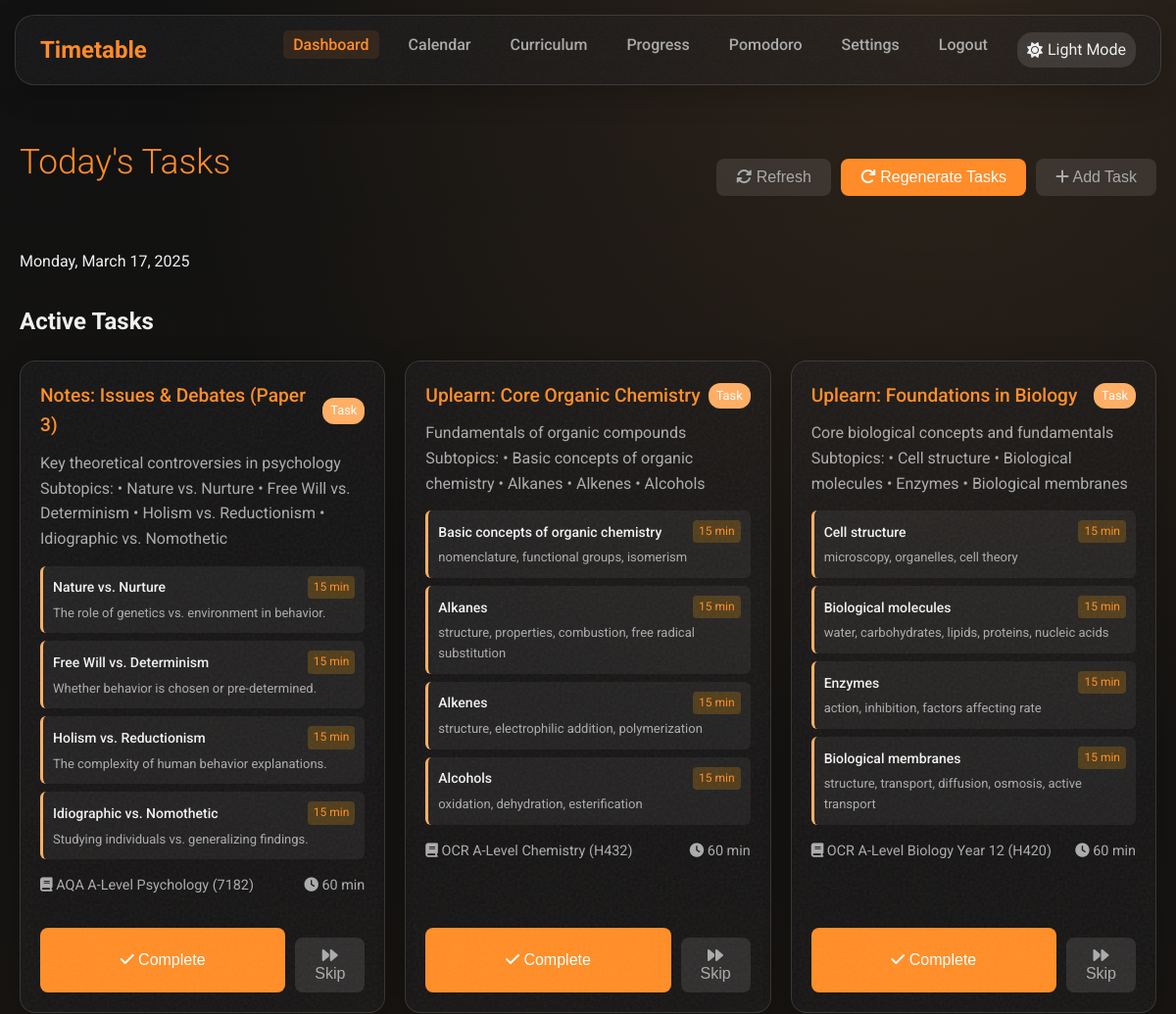
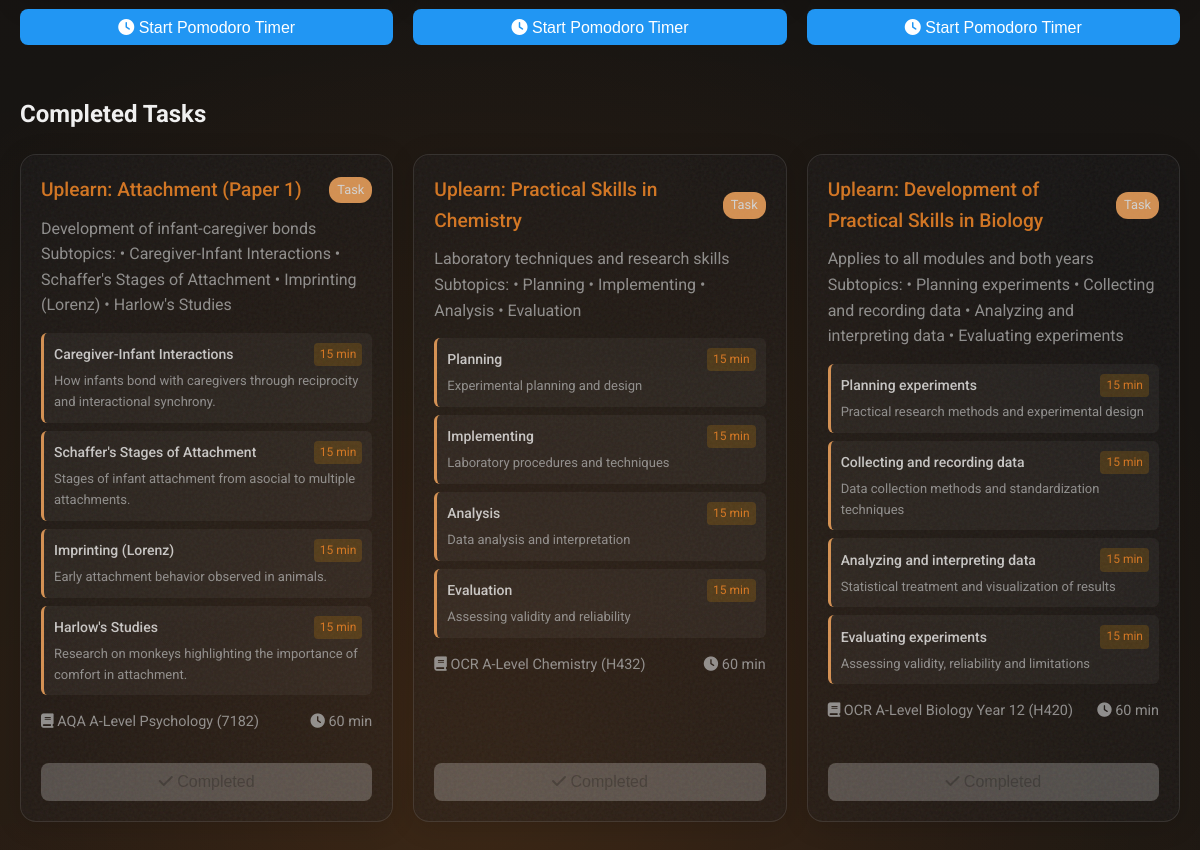
/ (signed in), run on the app's committed database (2 pictures, top to bottom).
### app/models/user.py (models this page shows, shortened)
class User(db.Model, UserMixin):
    __tablename__ = 'users'
    id = db.Column(db.Integer, primary_key=True)
    username = db.Column(db.String(50), unique=True, nullable=False)
    password_hash = db.Column(db.String(128), nullable=False)
    email = db.Column(db.String(100), unique=False, nullable=True)
    created_at = db.Column(db.DateTime, default=datetime.utcnow)
    last_login = db.Column(db.DateTime, nullable=True)
    study_hours_per_day = db.Column(db.Float, default=2.0)
    weekend_study_hours = db.Column(db.Float, default=3.0)
    dark_mode = db.Column(db.Boolean, default=False)
    task_type_preferences = db.relationship('TaskTypePreference', backref='user', lazy=True, cascade='all, delete-orphan')
    tasks = db.relationship('Task', back_populates='assigned_user', lazy=True, cascade='all, delete-orphan')
    subtopic_confidences = db.relationship('SubtopicConfidence', back_populates='user', lazy=True, cascade='all, delete-orphan')
    topic_confidences = db.relationship('TopicConfidence', back_populates='user', lazy=True, cascade='all, delete-orphan')

### app/models/task.py (models this page shows, shortened)
class Task(db.Model):
    __tablename__ = 'tasks'
    id = db.Column(db.Integer, primary_key=True)
    user_id = db.Column(db.Integer, db.ForeignKey('users.id'), nullable=False)
    subject_id = db.Column(db.Integer, db.ForeignKey('subjects.id'), nullable=False)
    topic_id = db.Column(db.Integer, db.ForeignKey('topics.id'), nullable=True)
    task_type_id = db.Column(db.Integer, db.ForeignKey('task_types.id'), nullable=False)
    title = db.Column(db.String(255), nullable=False)
    description = db.Column(db.Text, nullable=True)
    total_duration = db.Column(db.Integer, default=30)  # Duration in minutes
    created_at = db.Column(db.DateTime, default=datetime.utcnow)
    due_date = db.Column(db.Date, nullable=True)
    completed_at = db.Column(db.DateTime, nullable=True)
    skipped_at = db.Column(db.DateTime, nullable=True)
    subject = db.relationship('Subject', back_populates='tasks')
    topic = db.relationship('Topic', backref=db.backref('tasks', lazy=True))
    subtopics = db.relationship('TaskSubtopic', backref='task', lazy=True, cascade='all, delete-orphan')
    assigned_user = db.relationship('User', back_populates='tasks')

class TaskSubtopic(db.Model):
    __tablename__ = 'task_subtopics'
    id = db.Column(db.Integer, primary_key=True)
    task_id = db.Column(db.Integer, db.ForeignKey('tasks.id'), nullable=False)
    subtopic_id = db.Column(db.Integer, db.ForeignKey('subtopics.id'), nullable=False)
    duration = db.Column(db.Integer, default=15)  # Duration in minutes
    subtopic = db.relationship('Subtopic', back_populates='task_subtopics', lazy=True)

### app/models/curriculum.py (models this page shows, shortened)
class Subtopic(db.Model):
    __tablename__ = 'subtopics'
    id = db.Column(db.Integer, primary_key=True)
    topic_id = db.Column(db.Integer, db.ForeignKey('topics.id'), nullable=False)
    title = db.Column(db.String(255), nullable=False)
    description = db.Column(db.Text, nullable=True)
    value = db.Column(db.Integer, default=4)  # Used in the curriculum hierarchy
    estimated_duration = db.Column(db.Integer, default=15)  # Duration in minutes
    is_user_created = db.Column(db.Boolean, default=False)
    created_by_user_id = db.Column(db.Integer, db.ForeignKey('users.id'), nullable=True)
    topic = db.relationship('Topic', back_populates='subtopics', lazy=True)
    task_subtopics = db.relationship('TaskSubtopic', back_populates='subtopic', lazy=True, cascade='all, delete-orphan')
    subtopic_confidences = db.relationship('SubtopicConfidence', back_populates='subtopic', lazy=True, cascade='all, delete-orphan')

class Subject(db.Model):
    __tablename__ = 'subjects'
    id = db.Column(db.Integer, primary_key=True)
    title = db.Column(db.String(255), nullable=False)
    description = db.Column(db.Text, nullable=True)
    value = db.Column(db.Integer, default=1)  # Used in the curriculum hierarchy
    is_user_created = db.Column(db.Boolean, default=False)
    created_by_user_id = db.Column(db.Integer, db.ForeignKey('users.id'), nullable=True)
    topics = db.relationship('Topic', back_populates='subject', lazy=True, cascade='all, delete-orphan')
    tasks = db.relationship('Task', back_populates='subject', lazy=True)

### app/routes/main.py (the view, shortened to what this page needs)
@main_bp.route('/')
@login_required
def index():
    today = datetime.utcnow().date()
    active_tasks = Task.query.filter(
        Task.user_id == current_user.id,
        Task.due_date == today,
        Task.completed_at.is_(None),
        Task.skipped_at.is_(None)
    ).all()
    completed_tasks = Task.query.filter(
        Task.user_id == current_user.id,
        Task.due_date == today,
        Task.completed_at.isnot(None)
    ).all()
    return render_template('main/index.html', active_tasks=active_tasks, completed_tasks=completed_tasks, current_date=today)

### app/models/user.py (called while the page is built)
@login_manager.user_loader
def load_user(user_id):
    return User.query.get(int(user_id))

### app/templates/main/index.html (shortened to what this page needs)
{% extends "base.html" %}
{% block content %}
<div class="d-flex justify-between items-center mb-3">
    <h1 class="page-title">Today's Tasks</h1>
    <div class="d-flex gap-1">
        <button class="btn btn-secondary" data-href="{{ url_for('main.index') }}">
            <i class="fas fa-sync-alt"></i> Refresh
        </button>
        <button class="btn btn-primary" id="refresh-tasks-btn">
            <i class="fas fa-redo"></i> Regenerate Tasks
        </button>
        <button class="btn btn-secondary" id="add-bonus-task-btn">
            <i class="fas fa-plus"></i> Add Task
        </button>
    </div>
</div>
<div class="mb-3">
    <p class="text-secondary">{{ current_date.strftime('%A, %B %d, %Y') }}</p>
</div>
{% if not active_tasks and not completed_tasks %}
    <div class="glass-card text-center">
        <p class="mb-2">No tasks available for today.</p>
        <button class="btn btn-primary" id="generate-tasks-btn">Generate Tasks</button>
    </div>
{% else %}
    {% if active_tasks %}
        <h2 class="mb-2">Active Tasks</h2>
        <div class="grid">
            {% for task in active_tasks %}
                <div class="task-container">
                    <div class="glass-card task-card" id="task-{{ task.id }}">
                        <div class="task-header">
                            <h3 class="task-title">{{ task.title }}</h3>
                            <span class="task-badge">
                                {% if task.task_type is string %}
                                    {{ task.task_type }}
                                {% elif task.task_type is mapping and task.task_type.name %}
                                    {{ task.task_type.name }}
                                {% else %}
                                    Task
                                {% endif %}
                            </span>
                        </div>
                        <div class="task-content">
                            <p class="task-description">{{ task.description | safe }}</p>
                            <div class="task-subtopics">
                                {% for subtask in task.subtopics %}
                                <div class="subtopic-container">
                                    <div class="subtopic-header">
                                        <span class="subtopic-title">{{ subtask.subtopic.title }}</span>
                                        <span class="subtopic-duration">{{ subtask.duration }} min</span>
                                    </div>
                                    <div class="subtopic-description">{{ subtask.subtopic.description }}</div>
                                </div>
                                {% endfor %}
                            </div>
                            <div class="task-meta">
                                <span>
                                    <i class="fas fa-book"></i> {{ task.subject.title }}
                                </span>
                                <span>
                                    <i class="fas fa-clock"></i> {{ task.total_duration }} min
                                </span>
                            </div>
                        </div>
                        <div class="task-actions">
                            <button class="btn btn-primary w-full" onclick="completeTask('{{ task.id }}')">
                                <i class="fas fa-check"></i> Complete
                            </button>
                            <div class="d-flex gap-1 mt-1">
                                <button class="btn btn-secondary flex-1" onclick="skipTask('{{ task.id }}')">
                                    <i class="fas fa-forward"></i> Skip
                                </button>
                            </div>
                        </div>
                    </div>
                    <button class="btn btn-info pomodoro-button w-full mt-1" onclick="startPomodoroWithTask('{{ task.id }}', '{{ task.title }}')">
                        <i class="fas fa-clock"></i> Start Pomodoro Timer
                    </button>
                </div>
            {% endfor %}
        </div>
    {% endif %}
    {% if completed_tasks %}
        <h2 class="mt-4 mb-2">Completed Tasks</h2>
        <div class="grid">
            {% for task in completed_tasks %}
                <div class="task-container">
                    <div class="glass-card task-card" style="opacity: 0.8;">
                        <div class="task-header">
                            <h3 class="task-title">{{ task.title }}</h3>
                            <span class="task-badge">
                                {% if task.task_type is string %}
                                    {{ task.task_type }}
                                {% elif task.task_type is mapping and task.task_type.name %}
                                    {{ task.task_type.name }}
                                {% else %}
                                    Task
                                {% endif %}
                            </span>
                        </div>
                        <div class="task-content">
                            <p class="task-description">{{ task.description | safe }}</p>
                            <div class="task-subtopics">
                                {% for subtask in task.subtopics %}
                                <div class="subtopic-container">
                                    <div class="subtopic-header">
                                        <span class="subtopic-title">{{ subtask.subtopic.title }}</span>
                                        <span class="subtopic-duration">{{ subtask.duration }} min</span>
                                    </div>
                                    <div class="subtopic-description">{{ subtask.subtopic.description }}</div>
                                </div>
                                {% endfor %}
                            </div>
                            <div class="task-meta">
                                <span>
                                    <i class="fas fa-book"></i> {{ task.subject.title }}
                                </span>
                                <span>
                                    <i class="fas fa-clock"></i> {{ task.total_duration }} min
                                </span>
                            </div>
                        </div>
                        <div class="task-actions">
                            <button class="btn btn-success w-full" disabled>
                                <i class="fas fa-check"></i> Completed
                            </button>
                        </div>
                    </div>
                </div>
            {% endfor %}
        </div>
    {% endif %}
{% endif %}
{% endblock %}

### app/templates/base.html (shortened to what this page needs)
<!DOCTYPE html>
<html lang="en" data-theme="{{ 'dark' if current_user.is_authenticated and current_user.dark_mode else 'light' }}">
<head>
    <link rel="stylesheet" href="{{ url_for('static', filename='css/style.css') }}">
    <link rel="stylesheet" href="{{ url_for('static', filename='css/animations.css') }}">
    <link rel="stylesheet" href="https://cdnjs.cloudflare.com/ajax/libs/font-awesome/6.4.0/css/all.min.css">
</head>
<body>
<header>
        <nav class="navbar glass-noise">
            <a href="{{ url_for('main.index') }}" class="navbar-brand">Timetable</a>
            <ul class="navbar-nav" id="navbar-nav">
                {% if current_user.is_authenticated %}
                <li><a href="{{ url_for('main.index') }}" class="nav-link {{ 'active' if request.endpoint == 'main.index' }}">Dashboard</a></li>
                <li><a href="{{ url_for('main.calendar') }}" class="nav-link {{ 'active' if request.endpoint == 'main.calendar' }}">Calendar</a></li>
                <li><a href="{{ url_for('main.curriculum') }}" class="nav-link {{ 'active' if request.endpoint == 'main.curriculum' }}">Curriculum</a></li>
                <li><a href="{{ url_for('main.progress') }}" class="nav-link {{ 'active' if request.endpoint == 'main.progress' }}">Progress</a></li>
                <li><a href="{{ url_for('main.pomodoro') }}" class="nav-link {{ 'active' if request.endpoint == 'main.pomodoro' }}">Pomodoro</a></li>
                <li><a href="{{ url_for('main.settings') }}" class="nav-link {{ 'active' if request.endpoint == 'main.settings' }}">Settings</a></li>
                <li><a href="{{ url_for('auth.logout') }}" class="nav-link">Logout</a></li>
                <li>
                    <div class="dark-mode-toggle glass-noise" id="dark-mode-toggle">
                        <i class="fas {{ 'fa-sun' if current_user.dark_mode else 'fa-moon' }}"></i>
                        <span>{{ 'Light Mode' if current_user.dark_mode else 'Dark Mode' }}</span>
                    </div>
                </li>
                {% else %}
                <li><a href="{{ url_for('auth.login') }}" class="nav-link {{ 'active' if request.endpoint == 'auth.login' }}">Login</a></li>
                <li><a href="{{ url_for('auth.register') }}" class="nav-link {{ 'active' if request.endpoint == 'auth.register' }}">Register</a></li>
                {% endif %}
            </ul>
        </nav>
    </header>
    <main class="container">
        {% block content %}{% endblock %}
    </main>
</body>
</html>

### app/static/css/animations.css (style rules this page uses)
:root { --transition-speed: 0.3s; --transition-function: cubic-bezier(0.4, 0, 0.2, 1); --animation-duration: 0.6s; }
.slide-up { animation: slideUp var(--animation-duration) var(--transition-function); }
.hover-lift { transition: transform var(--transition-speed) var(--transition-function), box-shadow var(--transition-speed) var(--transition-function); }
.btn { position: relative; overflow: hidden; }
.btn::after { content: ''; position: absolute; top: 50%; left: 50%; width: 5px; height: 5px; background: rgba(255, 255, 255, 0.5); opacity: 0; border-radius: 100%; transform: scale(1, 1) translate(-50%, -50%); transform-origin: 50% 50%; }
.task-card { transition: transform 0.3s ease, box-shadow 0.3s ease; }
.stagger-fade-in > * { opacity: 0; transform: translateY(20px); animation: staggerFadeIn 0.5s ease forwards; }
.stagger-fade-in > *:nth-child(1) { animation-delay: 0.1s; }
.stagger-fade-in > *:nth-child(2) { animation-delay: 0.2s; }
.stagger-fade-in > *:nth-child(3) { animation-delay: 0.3s; }
.animated-bg { position: relative; overflow: hidden; }
.animated-bg::before { content: ""; position: absolute; top: -50%; left: -50%; width: 200%; height: 200%; background: radial-gradient( circle at center, rgba(var(--accent-color-rgb), 0.1) 0%, rgba(var(--accent-color-rgb), 0) 50% ); animation: rotateBg 30s linear infinite; z-index: -1; }
.navbar { animation: float 6s ease-in-out infinite; }
.glass-noise { position: relative; }
.glass-noise::before { content: ''; position: absolute; top: 0; left: 0; right: 0; bottom: 0; opacity: 0.03; pointer-events: none; z-index: 1; border-radius: inherit; }
[data-theme="dark"] .glass-noise::before { opacity: 0.05; }

### data on the page
User: dark_mode "Light Mode"
Task: title "Notes: Issues & Debates (Paper 3)", description "Key theoretical controversies in psychology Subtopics: • Nature vs. Nurture • Free Will vs. Determinism • Holism vs. Reductionism • Idiographic vs. Nomothetic", subject "AQA A-Level Psychology (7182)", total_duration "60"
TaskSubtopic: subtopic "Nature vs. Nurture", duration "15", subtopic.description "The role of genetics vs. environment in behavior."
TaskSubtopic: subtopic "Free Will vs. Determinism", duration "15", subtopic.description "Whether behavior is chosen or pre-determined."
TaskSubtopic: subtopic "Holism vs. Reductionism", duration "15", subtopic.description "The complexity of human behavior explanations."
TaskSubtopic: subtopic "Idiographic vs. Nomothetic", duration "15", subtopic.description "Studying individuals vs. generalizing findings."
Task: title "Uplearn: Core Organic Chemistry", description "Fundamentals of organic compounds Subtopics: • Basic concepts of organic chemistry • Alkanes • Alkenes • Alcohols", subject "OCR A-Level Chemistry (H432)", total_duration "60"
TaskSubtopic: subtopic "Basic concepts of organic chemistry", duration "15", subtopic.description "nomenclature, functional groups, isomerism"
TaskSubtopic: subtopic "Alkanes", duration "15", subtopic.description "structure, properties, combustion, free radical substitution"
TaskSubtopic: subtopic "Alkenes", duration "15", subtopic.description "structure, electrophilic addition, polymerization"
TaskSubtopic: subtopic "Alcohols", duration "15", subtopic.description "oxidation, dehydration, esterification"
Task: title "Uplearn: Foundations in Biology", description "Core biological concepts and fundamentals Subtopics: • Cell structure • Biological molecules • Enzymes • Biological membranes", subject "OCR A-Level Biology Year 12 (H420)", total_duration "60"
TaskSubtopic: subtopic "Cell structure", duration "15", subtopic.description "microscopy, organelles, cell theory"
TaskSubtopic: subtopic "Biological molecules", duration "15", subtopic.description "water, carbohydrates, lipids, proteins, nucleic acids"
TaskSubtopic: subtopic "Enzymes", duration "15", subtopic.description "action, inhibition, factors affecting rate"
TaskSubtopic: subtopic "Biological membranes", duration "15", subtopic.description "structure, transport, diffusion, osmosis, active transport"
Task: title "Uplearn: Attachment (Paper 1)", description "Development of infant-caregiver bonds Subtopics: • Caregiver-Infant Interactions • Schaffer's Stages of Attachment • Imprinting (Lorenz) • Harlow's Studies", subject "AQA A-Level Psychology (7182)", total_duration "60"
TaskSubtopic: subtopic "Caregiver-Infant Interactions", duration "15", subtopic.description "How infants bond with caregivers through reciprocity and interactional synchrony."
TaskSubtopic: subtopic "Schaffer's Stages of Attachment", duration "15", subtopic.description "Stages of infant attachment from asocial to multiple attachments."
TaskSubtopic: subtopic "Imprinting (Lorenz)", duration "15", subtopic.description "Early attachment behavior observed in animals."
TaskSubtopic: subtopic "Harlow's Studies", duration "15", subtopic.description "Research on monkeys highlighting the importance of comfort in attachment."
Task: title "Uplearn: Practical Skills in Chemistry", description "Laboratory techniques and research skills Subtopics: • Planning • Implementing • Analysis • Evaluation", subject "OCR A-Level Chemistry (H432)", total_duration "60"
TaskSubtopic: subtopic "Planning", duration "15", subtopic.description "Experimental planning and design"
TaskSubtopic: subtopic "Implementing", duration "15", subtopic.description "Laboratory procedures and techniques"
TaskSubtopic: subtopic "Analysis", duration "15", subtopic.description "Data analysis and interpretation"
TaskSubtopic: subtopic "Evaluation", duration "15", subtopic.description "Assessing validity and reliability"
Task: title "Uplearn: Development of Practical Skills in Biology", description "Applies to all modules and both years Subtopics: • Planning experiments • Collecting and recording data • Analyzing and interpreting data • Evaluating experiments", subject "OCR A-Level Biology Year 12 (H420)", total_duration "60"
TaskSubtopic: subtopic "Planning experiments", duration "15", subtopic.description "Practical research methods and experimental design"
TaskSubtopic: subtopic "Collecting and recording data", duration "15", subtopic.description "Data collection methods and standardization techniques"
TaskSubtopic: subtopic "Analyzing and interpreting data", duration "15", subtopic.description "Statistical treatment and visualization of results"
TaskSubtopic: subtopic "Evaluating experiments", duration "15", subtopic.description "Assessing validity, reliability and limitations"
